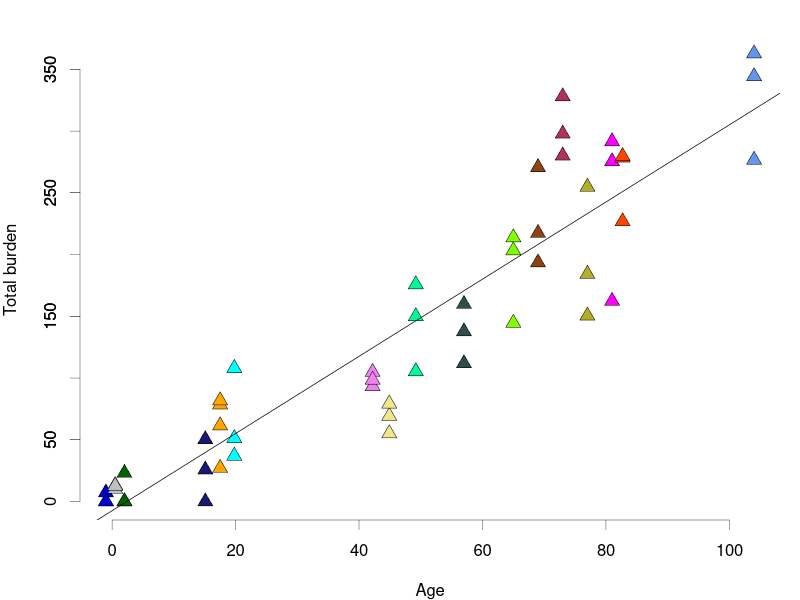

Write the R code that produced this figure.
#!/usr/bin/env Rscript

library(data.table)
library(lme4)
library(lmerTest)

muttab <- fread('Collected_SCAN2_sIndel_burdens.csv')

donors <- unique(muttab$donor)
colors <- sapply(donors, function(dn) muttab[donor==dn]$color[1])
ages <- sapply(donors, function(dn) muttab[donor==dn,]$age[1])

# The yellow color in the table is too bright.
muttab[muttab$donor=='5219',]$color <- "#B1AF27"


# Simple linear models for each
# Mixed-effects model: allow a donor-specific offset to remove the
# independence assumption between measurements.
plm <- lmer(burden ~ age + (1 | donor),
    data=muttab[amp=='PTA',])

# _MDA_ neurons from subjects 4638, 4643 and 5219 were not analyzed
# for indels. Do not include them in the trend line since they will
# have 0 calls.
mlm <- lmer(burden ~ age + (1 | donor),
    data=muttab[amp=='MDA' & !(donor %in% c(4638, 4643, 5219)),])
cat('------------------ PTA --------------------\n')
print(summary(plm))
cat('------------------ MDA --------------------\n')
print(summary(mlm))



muttab <- muttab[muttab$amp=='PTA',]  # Only PTA for indel panels b-d

pdf(width=1.9, height=1.8, pointsize=5, file='panel_b.pdf')
par(mar=c(4,4,1,1))
plot(muttab$plotage, muttab$burden,
    ylim=c(0,375),
    pch=ifelse(muttab$amp=='PTA', 24, 1),
    col=ifelse(muttab$amp=='PTA', 'black', muttab$color),  # color is the point outline
    lwd=ifelse(muttab$amp=='PTA', 1, 2)/2,
    bg=muttab$color, xaxt='n', yaxt='n', bty='n',
    xlab='Age', ylab='Total burden', main='', cex=1.5)
axis(side=1, at=c(0,20,40,60,80,100), lwd=0.35, lwd.ticks=0.35)
axis(side=2, at=c(0,50,100,150,200,250,300,350),
    labels=c(0,50,'',150,'',250,'',350), lwd=0.35, lwd.ticks=0.35)
# I think R decides we don't have enough space for all the labels.
# This overrides it.
for (x in c(50,150,250,350))
    axis(side=2, at=x, lwd=0.35, lwd.ticks=0.35)

abline(coef=fixef(plm), lwd=2*0.35)

dev.off()
